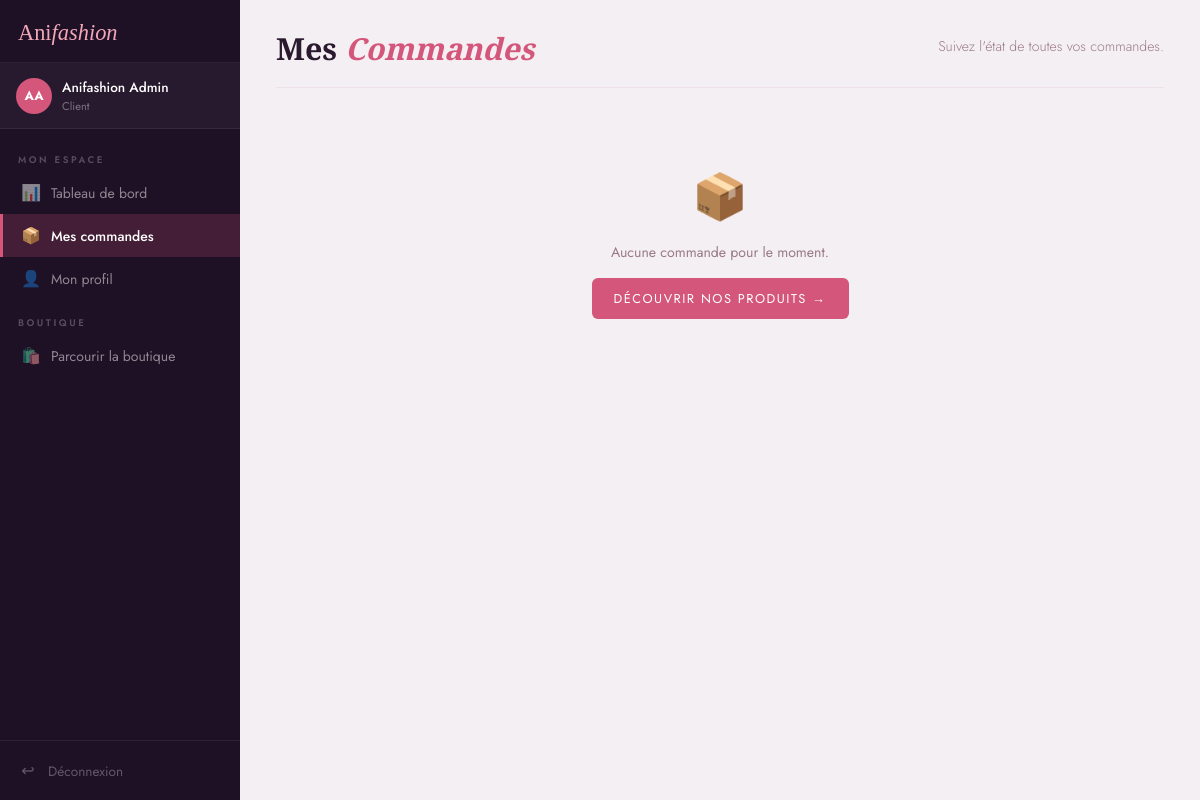
The app's page /mon-compte/commandes (signed in) with its own data.
### app.py (models this page shows)
class User(db.Model):
    id = db.Column(db.Integer, primary_key=True)
    nom = db.Column(db.String(100), nullable=False)
    prenom = db.Column(db.String(100), nullable=False)
    email = db.Column(db.String(150), unique=True, nullable=False)
    password = db.Column(db.String(200), nullable=False)
    role = db.Column(db.String(20), default='client')  # 'client' ou 'admin'
    telephone = db.Column(db.String(20))
    adresse = db.Column(db.String(255))
    ville = db.Column(db.String(100))
    date_inscription = db.Column(db.DateTime, default=datetime.utcnow)
    commandes = db.relationship('Commande', backref='client', lazy=True)

### app.py (the view)
@app.route('/mon-compte/commandes')
@login_required
def client_commandes():
    user = User.query.get(session['user_id'])
    commandes = Commande.query.filter_by(user_id=user.id).order_by(Commande.date_commande.desc()).all()
    return render_template('client/commandes.html', user=user, commandes=commandes)

### app.py (called while the page is built)
def login_required(f):
    @wraps(f)
    def decorated(*args, **kwargs):
        if 'user_id' not in session:
            flash('Veuillez vous connecter.', 'warning')
            return redirect(url_for('login'))
        return f(*args, **kwargs)
    return decorated

def get_panier():
    return session.get('panier', {})

def panier_count():
    return sum(get_panier().values())

def panier_total():
    panier = get_panier()
    total = 0
    for pid, qty in panier.items():
        p = Produit.query.get(int(pid))
        if p:
            total += p.prix * qty
    return round(total, 2)

@app.context_processor
def inject_panier():
    return dict(panier_count=panier_count(), panier_total=panier_total())

### templates/client/commandes.html (shortened to what this page needs)
{% extends 'client/base_client.html' %}
{% block dashboard_content %}
<div class="dash-header">
  <h1>Mes <em>Commandes</em></h1>
  <p>Suivez l'état de toutes vos commandes.</p>
</div>
{% if commandes %}
<div class="table-wrap">
  <table class="dash-table">
    <thead>
      <tr><th>#</th><th>Date</th><th>Articles</th><th>Adresse</th><th>Total</th><th>Statut</th><th>Action</th></tr>
    </thead>
    <tbody>
      {% for cmd in commandes %}
      <tr>
        <td><strong>#{{ cmd.id }}</strong></td>
        <td>{{ cmd.date_commande.strftime('%d/%m/%Y %H:%M') }}</td>
        <td>{{ cmd.lignes|length }} article(s)</td>
        <td>{{ cmd.ville_livraison or '—' }}</td>
        <td><strong>{{ "%.2f"|format(cmd.total) }} €</strong></td>
        <td><span class="status-badge status-{{ cmd.statut|lower|replace(' ','') }}">{{ cmd.statut }}</span></td>
        <td><a href="{{ url_for('client_commande_detail', id=cmd.id) }}" class="btn-link">Voir →</a></td>
      </tr>
      {% endfor %}
    </tbody>
  </table>
</div>
{% else %}
<div class="empty-state">
  <div class="empty-icon">📦</div>
  <p>Aucune commande pour le moment.</p>
  <a href="{{ url_for('produits') }}" class="btn-primary">Découvrir nos produits →</a>
</div>
{% endif %}
{% endblock %}

### templates/client/base_client.html (shortened to what this page needs)
<!DOCTYPE html>
<html lang="fr">
<head>
  <link rel="stylesheet" href="{{ url_for('static', filename='css/dashboard.css') }}">
</head>
<body class="dashboard-body">
<div class="dashboard-layout">
  <aside class="sidebar sidebar-client">
    <div class="sidebar-logo">
      <a href="{{ url_for('index') }}" class="logo-dash">Ani<span>fashion</span></a>
    </div>
    <div class="sidebar-user">
      <div class="sidebar-avatar">{{ user.prenom[0] }}{{ user.nom[0] }}</div>
      <div class="sidebar-user-info">
        <p class="sidebar-name">{{ user.prenom }} {{ user.nom }}</p>
        <p class="sidebar-role">Client</p>
      </div>
    </div>
    <nav class="sidebar-nav">
      <span class="sidebar-section-label">MON ESPACE</span>
      <a href="{{ url_for('client_dashboard') }}"
         class="sidebar-link {% if request.endpoint == 'client_dashboard' %}active{% endif %}">
        <span class="sidebar-icon">📊</span>
        <span class="sidebar-text">Tableau de bord</span>
      </a>
      <a href="{{ url_for('client_commandes') }}"
         class="sidebar-link {% if 'commande' in request.endpoint %}active{% endif %}">
        <span class="sidebar-icon">📦</span>
        <span class="sidebar-text">Mes commandes</span>
      </a>
      <a href="{{ url_for('client_profil') }}"
         class="sidebar-link {% if request.endpoint == 'client_profil' %}active{% endif %}">
        <span class="sidebar-icon">👤</span>
        <span class="sidebar-text">Mon profil</span>
      </a>
      <span class="sidebar-section-label">BOUTIQUE</span>
      <a href="{{ url_for('produits') }}" class="sidebar-link">
        <span class="sidebar-icon">🛍️</span>
        <span class="sidebar-text">Parcourir la boutique</span>
      </a>
    </nav>
    <div class="sidebar-bottom">
      <a href="{{ url_for('logout') }}" class="sidebar-logout">
        <span class="sidebar-icon">↩</span>
        <span class="sidebar-text">Déconnexion</span>
      </a>
    </div>
  </aside>
  <main class="dashboard-main">
    <div class="dashboard-content">
      {% block dashboard_content %}{% endblock %}
    </div>
  </main>
</div>
</body>
</html>

### static/css/dashboard.css (style rules this page uses)
*, *::before, *::after { box-sizing: border-box; margin: 0; padding: 0; }
:root { --dash-bg: #f4eff2; --sidebar-bg: #1e1025; --sidebar-w: 240px; --accent: #d4567a; --accent-light: #fce8ef; --rose: #f2a7b8; --deep: #2b1a2f; --text: #2b1a2f; --muted: #9a7a87; --border: #ede0e8; --white: #ffffff; --card-shadow: 0 2px 12px rgba(43,26,47,0.08); }
body.dashboard-body { font-family: 'Jost', sans-serif; background: var(--dash-bg); color: var(--text); min-height: 100vh; }
a { color: inherit; }
.dashboard-layout { display: flex; min-height: 100vh; }
.sidebar { width: var(--sidebar-w); min-width: var(--sidebar-w); min-height: 100vh; height: 100vh; position: fixed; top: 0; left: 0; display: flex; flex-direction: column; background: var(--sidebar-bg); overflow-y: auto; overflow-x: hidden; z-index: 200; }
.sidebar-logo { display: flex; align-items: center; gap: 8px; padding: 20px 18px 16px; border-bottom: 1px solid rgba(255,255,255,0.07); flex-shrink: 0; }
.logo-dash { font-family: 'Playfair Display', serif; font-size: 1.4rem; color: var(--rose); text-decoration: none; white-space: nowrap; }
.logo-dash span { font-style: italic; }
.sidebar-user { display: flex; align-items: center; gap: 10px; padding: 14px 16px; background: rgba(255,255,255,0.04); border-bottom: 1px solid rgba(255,255,255,0.07); flex-shrink: 0; }
.sidebar-avatar { width: 36px; min-width: 36px; height: 36px; border-radius: 50%; background: var(--accent); color: #fff; display: flex; align-items: center; justify-content: center; font-weight: 700; font-size: 0.8rem; flex-shrink: 0; }
.sidebar-user-info { min-width: 0; }
.sidebar-name { color: #fff; font-weight: 500; font-size: 0.85rem; white-space: nowrap; overflow: hidden; text-overflow: ellipsis; }
.sidebar-role { color: rgba(255,255,255,0.4); font-size: 0.7rem; margin-top: 1px; }
.sidebar-nav { display: flex; flex-direction: column; padding: 8px 0; flex: 1; }
.sidebar-section-label { display: block; color: rgba(255,255,255,0.25); font-size: 0.6rem; letter-spacing: 2.5px; text-transform: uppercase; padding: 16px 18px 4px; font-weight: 600; }
.sidebar-link { display: flex; align-items: center; gap: 10px; padding: 10px 18px; color: rgba(255,255,255,0.5); text-decoration: none; font-size: 0.875rem; transition: background 0.15s, color 0.15s, border-color 0.15s; border-left: 3px solid transparent; white-space: nowrap; }
.sidebar-link.active { background: rgba(212,86,122,0.2); color: #fff; border-left-color: var(--accent); font-weight: 500; }
.sidebar-icon { font-size: 1rem; width: 20px; text-align: center; flex-shrink: 0; }
.sidebar-text { overflow: hidden; text-overflow: ellipsis; }
.sidebar-bottom { border-top: 1px solid rgba(255,255,255,0.07); padding: 8px 0; flex-shrink: 0; }
.sidebar-logout { display: flex; align-items: center; gap: 10px; padding: 10px 18px; color: rgba(255,255,255,0.3); text-decoration: none; font-size: 0.85rem; transition: color 0.15s; white-space: nowrap; }
.dashboard-main { margin-left: var(--sidebar-w); flex: 1; min-height: 100vh; }
.dashboard-content { padding: 32px 36px; max-width: 1260px; }
.dash-header { display: flex; justify-content: space-between; align-items: flex-start; flex-wrap: wrap; gap: 14px; margin-bottom: 28px; padding-bottom: 20px; border-bottom: 1px solid var(--border); }
.dash-header h1 { font-family: 'Playfair Display', serif; font-size: 1.9rem; color: var(--deep); line-height: 1.15; }
.dash-header h1 em { color: var(--accent); font-style: italic; }
.dash-header > p, .dash-header p { color: var(--muted); margin-top: 4px; font-weight: 300; font-size: 0.88rem; }
.btn-primary { display: inline-flex; align-items: center; gap: 8px; background: var(--accent); color: #fff; padding: 11px 22px; font-size: 0.8rem; letter-spacing: 1.5px; text-transform: uppercase; border: none; cursor: pointer; font-family: 'Jost'; text-decoration: none; transition: background 0.2s, transform 0.2s; border-radius: 6px; white-space: nowrap; }
.empty-state { text-align: center; padding: 48px 20px; color: var(--muted); }
.empty-icon { font-size: 2.8rem; margin-bottom: 13px; }
.empty-state p { margin-bottom: 16px; font-size: 0.88rem; }

### records on screen
User: prenom "A", nom "A", prenom "Anifashion", nom "Admin"
